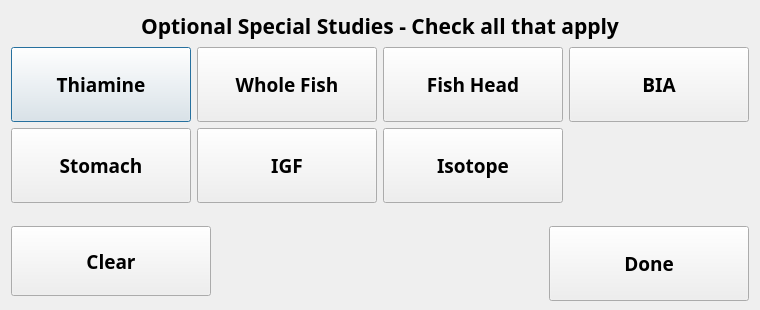
<?xml version="1.0" encoding="UTF-8"?>
<ui version="4.0">
 <class>abljuvsalmonspeciesstudiesDlg</class>
 <widget class="QDialog" name="abljuvsalmonspeciesstudiesDlg">
  <property name="geometry">
   <rect>
    <x>0</x>
    <y>0</y>
    <width>760</width>
    <height>310</height>
   </rect>
  </property>
  <property name="minimumSize">
   <size>
    <width>760</width>
    <height>230</height>
   </size>
  </property>
  <property name="windowTitle">
   <string>Special Studies</string>
  </property>
  <layout class="QVBoxLayout" name="verticalLayout">
   <item>
    <layout class="QHBoxLayout" name="horizontalLayout">
     <item>
      <widget class="QLabel" name="label_3">
       <property name="font">
        <font>
         <family>Arial Black</family>
         <pointsize>16</pointsize>
         <weight>75</weight>
         <bold>true</bold>
        </font>
       </property>
       <property name="text">
        <string>Optional Special Studies - Check all that apply</string>
       </property>
       <property name="alignment">
        <set>Qt::AlignCenter</set>
       </property>
      </widget>
     </item>
    </layout>
   </item>
   <item>
    <layout class="QGridLayout" name="gridLayout">
     <item row="0" column="0">
      <widget class="QPushButton" name="thiamineBtn">
       <property name="sizePolicy">
        <sizepolicy hsizetype="Minimum" vsizetype="Expanding">
         <horstretch>0</horstretch>
         <verstretch>0</verstretch>
        </sizepolicy>
       </property>
       <property name="minimumSize">
        <size>
         <width>0</width>
         <height>75</height>
        </size>
       </property>
       <property name="font">
        <font>
         <family>Arial Black</family>
         <pointsize>14</pointsize>
         <weight>75</weight>
         <bold>true</bold>
        </font>
       </property>
       <property name="text">
        <string>Thiamine</string>
       </property>
       <property name="checkable">
        <bool>true</bool>
       </property>
      </widget>
     </item>
     <item row="0" column="3">
      <widget class="QPushButton" name="biaBtn">
       <property name="sizePolicy">
        <sizepolicy hsizetype="Minimum" vsizetype="Expanding">
         <horstretch>0</horstretch>
         <verstretch>0</verstretch>
        </sizepolicy>
       </property>
       <property name="minimumSize">
        <size>
         <width>0</width>
         <height>75</height>
        </size>
       </property>
       <property name="font">
        <font>
         <family>Arial Black</family>
         <pointsize>14</pointsize>
         <weight>75</weight>
         <bold>true</bold>
        </font>
       </property>
       <property name="text">
        <string>BIA</string>
       </property>
       <property name="checkable">
        <bool>true</bool>
       </property>
      </widget>
     </item>
     <item row="1" column="0">
      <widget class="QPushButton" name="stomachBtn">
       <property name="sizePolicy">
        <sizepolicy hsizetype="Minimum" vsizetype="Expanding">
         <horstretch>0</horstretch>
         <verstretch>0</verstretch>
        </sizepolicy>
       </property>
       <property name="minimumSize">
        <size>
         <width>0</width>
         <height>75</height>
        </size>
       </property>
       <property name="font">
        <font>
         <family>Arial Black</family>
         <pointsize>14</pointsize>
         <weight>75</weight>
         <bold>true</bold>
        </font>
       </property>
       <property name="text">
        <string>Stomach</string>
       </property>
       <property name="checkable">
        <bool>true</bool>
       </property>
      </widget>
     </item>
     <item row="1" column="1">
      <widget class="QPushButton" name="igfBtn">
       <property name="sizePolicy">
        <sizepolicy hsizetype="Minimum" vsizetype="Expanding">
         <horstretch>0</horstretch>
         <verstretch>0</verstretch>
        </sizepolicy>
       </property>
       <property name="minimumSize">
        <size>
         <width>0</width>
         <height>75</height>
        </size>
       </property>
       <property name="font">
        <font>
         <family>Arial Black</family>
         <pointsize>14</pointsize>
         <weight>75</weight>
         <bold>true</bold>
        </font>
       </property>
       <property name="text">
        <string>IGF</string>
       </property>
       <property name="checkable">
        <bool>true</bool>
       </property>
      </widget>
     </item>
     <item row="0" column="1">
      <widget class="QPushButton" name="wfBtn">
       <property name="sizePolicy">
        <sizepolicy hsizetype="Minimum" vsizetype="Expanding">
         <horstretch>0</horstretch>
         <verstretch>0</verstretch>
        </sizepolicy>
       </property>
       <property name="minimumSize">
        <size>
         <width>0</width>
         <height>75</height>
        </size>
       </property>
       <property name="font">
        <font>
         <family>Arial Black</family>
         <pointsize>14</pointsize>
         <weight>75</weight>
         <bold>true</bold>
        </font>
       </property>
       <property name="text">
        <string>Whole Fish</string>
       </property>
       <property name="checkable">
        <bool>true</bool>
       </property>
      </widget>
     </item>
     <item row="0" column="2">
      <widget class="QPushButton" name="fhBtn">
       <property name="sizePolicy">
        <sizepolicy hsizetype="Minimum" vsizetype="Expanding">
         <horstretch>0</horstretch>
         <verstretch>0</verstretch>
        </sizepolicy>
       </property>
       <property name="minimumSize">
        <size>
         <width>0</width>
         <height>75</height>
        </size>
       </property>
       <property name="font">
        <font>
         <family>Arial Black</family>
         <pointsize>14</pointsize>
         <weight>75</weight>
         <bold>true</bold>
        </font>
       </property>
       <property name="text">
        <string>Fish Head</string>
       </property>
       <property name="checkable">
        <bool>true</bool>
       </property>
      </widget>
     </item>
     <item row="1" column="2">
      <widget class="QPushButton" name="isotopeBtn">
       <property name="sizePolicy">
        <sizepolicy hsizetype="Minimum" vsizetype="Expanding">
         <horstretch>0</horstretch>
         <verstretch>0</verstretch>
        </sizepolicy>
       </property>
       <property name="minimumSize">
        <size>
         <width>0</width>
         <height>75</height>
        </size>
       </property>
       <property name="font">
        <font>
         <family>Arial Black</family>
         <pointsize>14</pointsize>
         <weight>75</weight>
         <bold>true</bold>
        </font>
       </property>
       <property name="text">
        <string>Isotope</string>
       </property>
       <property name="checkable">
        <bool>true</bool>
       </property>
      </widget>
     </item>
    </layout>
   </item>
   <item>
    <spacer name="verticalSpacer">
     <property name="orientation">
      <enum>Qt::Vertical</enum>
     </property>
     <property name="sizeHint" stdset="0">
      <size>
       <width>20</width>
       <height>40</height>
      </size>
     </property>
    </spacer>
   </item>
   <item>
    <layout class="QHBoxLayout" name="horizontalLayout_2">
     <item>
      <widget class="QPushButton" name="clearBtn">
       <property name="sizePolicy">
        <sizepolicy hsizetype="Minimum" vsizetype="Expanding">
         <horstretch>0</horstretch>
         <verstretch>0</verstretch>
        </sizepolicy>
       </property>
       <property name="minimumSize">
        <size>
         <width>200</width>
         <height>0</height>
        </size>
       </property>
       <property name="maximumSize">
        <size>
         <width>16777215</width>
         <height>70</height>
        </size>
       </property>
       <property name="font">
        <font>
         <family>Arial Black</family>
         <pointsize>14</pointsize>
         <weight>75</weight>
         <bold>true</bold>
        </font>
       </property>
       <property name="text">
        <string>Clear</string>
       </property>
      </widget>
     </item>
     <item>
      <spacer name="horizontalSpacer">
       <property name="orientation">
        <enum>Qt::Horizontal</enum>
       </property>
       <property name="sizeHint" stdset="0">
        <size>
         <width>40</width>
         <height>20</height>
        </size>
       </property>
      </spacer>
     </item>
     <item>
      <widget class="QPushButton" name="doneBtn">
       <property name="sizePolicy">
        <sizepolicy hsizetype="Minimum" vsizetype="Expanding">
         <horstretch>0</horstretch>
         <verstretch>0</verstretch>
        </sizepolicy>
       </property>
       <property name="minimumSize">
        <size>
         <width>200</width>
         <height>75</height>
        </size>
       </property>
       <property name="maximumSize">
        <size>
         <width>16777215</width>
         <height>70</height>
        </size>
       </property>
       <property name="font">
        <font>
         <family>Arial Black</family>
         <pointsize>14</pointsize>
         <weight>75</weight>
         <bold>true</bold>
        </font>
       </property>
       <property name="text">
        <string>Done</string>
       </property>
      </widget>
     </item>
    </layout>
   </item>
  </layout>
 </widget>
 <resources/>
 <connections/>
</ui>
